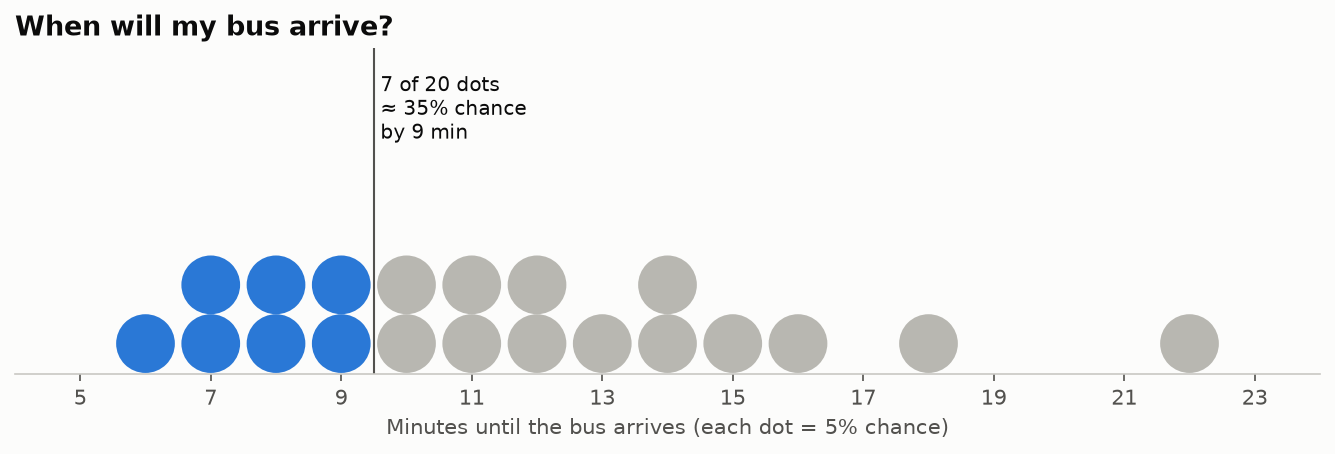

The script that saved this image:
"""
Quantile Dotplot  -  family: Uncertainty

DESIGN PURPOSE
Turns a probability distribution into a small number of dots (here 20), each
holding an equal share of probability (5%), stacked like a histogram. Readers
can count dots to answer "what are my chances?" without reading a density
curve. Kay et al. (2016) showed people make better decisions with it than with
densities or intervals.

WHEN TO USE
  - Communicate a predictive distribution to the public (arrival times,
    waiting times, forecasts)
  - Support a threshold decision ("how likely is it before 10 minutes?")
  - Show risk as frequencies, which most people find easier than percentages

AVOID WHEN
  - You need fine detail in the tails (20–50 dots cannot show rare events)
  - Comparing many distributions at once (use half-eye or gradient intervals)

ALTERNATIVES
  - Icon array (for a single probability)
  - Half-eye plot
  - CDF / ECDF plot (exact cumulative probabilities)

EXAMPLE
A predicted bus arrival time, modelled as a log-normal distribution with a
median of about 11 minutes (after the "When (ish) is my bus?" study, Kay et
al., CHI 2016).

Run:  python quantile_dotplot.py
"""
import sys
from pathlib import Path

import numpy as np
import pandas as pd
import matplotlib.pyplot as plt

# Library style: categorical colors in fixed order, recessive axes, hairline grid.
PALETTE = ["#2a78d6", "#eb6834", "#1baf7a", "#eda100",
           "#e87ba4", "#008300", "#6250d6", "#e34948"]
SEQ_CMAP = "Blues"      # sequential: one hue, light -> dark
DIV_CMAP = "RdBu_r"     # diverging: two opposite hues, neutral midpoint
GRAY = "#b8b7b1"        # de-emphasised marks
plt.rcParams.update({
    "figure.figsize": (8, 4.8), "figure.dpi": 110, "figure.facecolor": "#fcfcfb",
    "axes.facecolor": "#fcfcfb", "axes.edgecolor": "#c9c8c3", "axes.linewidth": 0.8,
    "axes.spines.top": False, "axes.spines.right": False,
    "axes.grid": True, "grid.color": "#e6e5e1", "grid.linewidth": 0.6, "axes.axisbelow": True,
    "axes.prop_cycle": plt.cycler(color=PALETTE),
    "axes.titlesize": 13, "axes.titleweight": "bold", "axes.titlelocation": "left",
    "axes.labelcolor": "#52514e", "xtick.color": "#52514e", "ytick.color": "#52514e",
    "text.color": "#0b0b0b", "font.size": 10, "lines.linewidth": 2,
    "legend.frameon": False,
})

from matplotlib.patches import Circle
from scipy import stats

# --- Example data ------------------------------------------------------------
n_dots = 20
dist = stats.lognorm(s=0.35, scale=11)          # median ~11 minutes
q = dist.ppf((np.arange(n_dots) + 0.5) / n_dots)  # one dot per 5% of probability
threshold = 9
df = pd.DataFrame({"minutes": q.round(1), "bin": np.round(q).astype(int)})
print(f"P(arrival ≤ {threshold} min) ≈ {dist.cdf(threshold + 0.5):.0%}")
df.T

# --- Plot --------------------------------------------------------------------
fig, ax = plt.subplots(figsize=(9, 3.8))
r = 0.45
counts = {}
for b in df["bin"]:
    k = counts.get(b, 0)
    counts[b] = k + 1
    color = PALETTE[0] if b <= threshold else "#b8b7b1"
    ax.add_patch(Circle((b, r + 2 * r * k + 0.02), r, color=color, linewidth=0))
n_before = int((df["bin"] <= threshold).sum())
ax.axvline(threshold + 0.5, color="#52514e", lw=1)
ax.text(threshold + 0.6, 4.6, f"{n_before} of {n_dots} dots\n≈ {n_before / n_dots:.0%} chance\nby {threshold} min",
        fontsize=9.5, color="#0b0b0b", va="top")
ax.set_xlim(df["bin"].min() - 2, df["bin"].max() + 2)
ax.set_ylim(0, 5)
ax.set_aspect("equal")
ax.set_yticks([])
ax.spines["left"].set_visible(False)
ax.grid(False)
ax.set_xticks(range(df["bin"].min() - 1, df["bin"].max() + 2, 2))
ax.set_xlabel("Minutes until the bus arrives (each dot = 5% chance)")
ax.set_title("When will my bus arrive?")
fig.tight_layout()

# --- Save / show -------------------------------------------------------------
out = Path(__file__).with_name(Path(__file__).stem + ".png")
fig.savefig(out, dpi=150, bbox_inches="tight")
print(f"saved {out}")
if "--no-show" not in sys.argv:
    plt.show()
